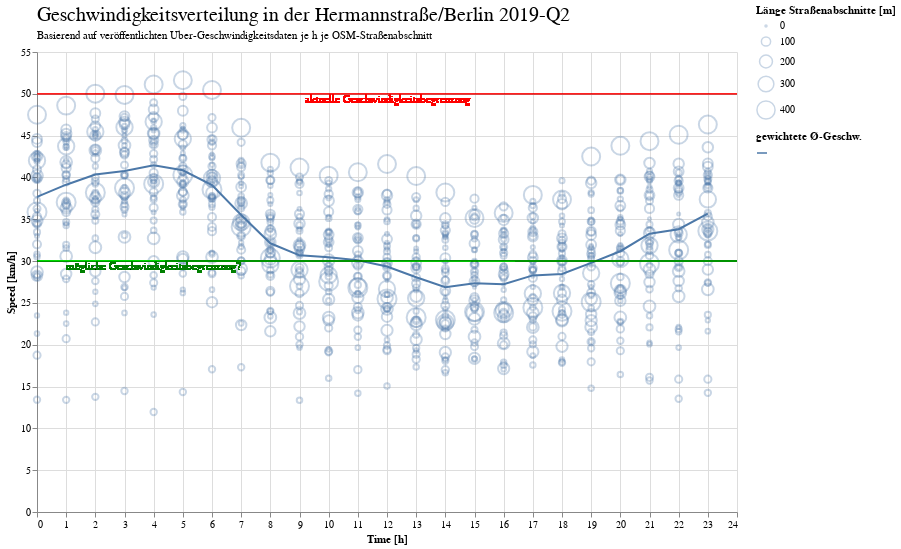

Source (notebook cell):
### Code cell
source=data_merg

## POINTS: Straßenabschnitte je h
chart_point= alt.Chart(source).mark_point(opacity=0.3).encode(
    x=alt.X('hour_of_day', axis=alt.Axis(title='Time [h]')),
    y=alt.Y('speed_kph_mean:Q', axis=alt.Axis(title='Speed [km/h]')),
    size=alt.Size('len',legend=alt.Legend(title="Länge Straßenabschnitte [m]")),
).properties(
     width=700,
    height=460,
    #title='(gewichtete) Geschwindigkeitsverteilung in der Hermannstraße 2019-Q2'
    )


## LIN: gewichtete durchschnittliche Geschwindigkeit je h
source['text9']=''
chart_line= alt.Chart(source).mark_line().encode(
    x='hour_of_day',
    y='weighted_speed_mean:Q',
    color=alt.Color('text9',legend=alt.Legend(title="gewichtete Ø-Geschw."))
)



## style1
source['line_pos_y']=50
source['text1']='aktuelle Geschwindigkeitsbegrenzung'
source['text_pos']=12#source.speed_kph_mean.max()*0.8

rule = alt.Chart(source).mark_rule(color='red', opacity=0.3).encode(
    y='line_pos_y',
    size=alt.value(0.1)
)

text=alt.Chart(source).mark_text(color='red', baseline='top', opacity=0.7).encode(
    y='line_pos_y', #alt.value(50)
    x='text_pos',
    text='text1')


## style2
source['line_pos_y2']=30
source['text2']='mögliche Geschwindigkeitsbegrenzung?'
source['text_pos2']=4#source.speed_kph_mean.max()*0.8

rule2 = alt.Chart(source).mark_rule(color='green', opacity=0.3).encode(
    y='line_pos_y2',
    size=alt.value(0.1)
)

text2=alt.Chart(source).mark_text(color='green', baseline='top', opacity=0.7).encode(
    y='line_pos_y2',
    x='text_pos2',
    text='text2')


chart=chart_point+chart_line + (rule+text)+ (rule2+text2)


# adding Titel and Subtitle
title = alt.Chart(
    {"values": [{"text": "Geschwindigkeitsverteilung in der Hermannstraße/Berlin 2019-Q2"}]}
).mark_text(size=20, align='left').encode(  #,anchor='start' , align='left'
    text="text:N",
    x=alt.value(0)
)


subtitle = alt.Chart(
    {"values": [{"text": 'Basierend auf veröffentlichten Uber-Geschwindigkeitsdaten je h je OSM-Straßenabschnitt'}]}
).mark_text(size=11, align='left').encode(
    text="text:N",
    x=alt.value(0)
    #x=alt.value(100)
   # xOffset=-20
)
  
fullchart_title= alt.vconcat(
    title,
    subtitle,#
    chart
).configure_view(
    stroke=None
).configure_concat(
    spacing=1
)



#export
fullchart_title.save('output/herm/chart_herm.html')
fullchart_title

### Figure 1 — Vega-Lite specification as saved in the notebook (floating-point values rounded to 4 significant figures; data arrays with more than 128 entries replaced by an {"elided": "..."} marker saying what was removed)
{"config": {"view": {"continuousWidth": 400, "continuousHeight": 300, "stroke": null}, "concat": {"spacing": 1}}, "vconcat": [{"data": {"name": "data-eaa756c17a30094dfe2a5a4eaafe7b11"}, "mark": {"type": "text", "align": "left", "size": 20}, "encoding": {"text": {"type": "nominal", "field": "text"}, "x": {"value": 0}}}, {"data": {"name": "data-286ccba39868af78fcf61dbf53863026"}, "mark": {"type": "text", "align": "left", "size": 11}, "encoding": {"text": {"type": "nominal", "field": "text"}, "x": {"value": 0}}}, {"layer": [{"mark": {"type": "point", "opacity": 0.3}, "encoding": {"size": {"type": "quantitative", "field": "len", "legend": {"title": "Länge Straßenabschnitte [m]"}}, "x": {"type": "quantitative", "axis": {"title": "Time [h]"}, "field": "hour_of_day"}, "y": {"type": "quantitative", "axis": {"title": "Speed [km/h]"}, "field": "speed_kph_mean"}}, "height": 460, "width": 700}, {"mark": "line", "encoding": {"color": {"type": "nominal", "field": "text9", "legend": {"title": "gewichtete Ø-Geschw."}}, "x": {"type": "quantitative", "field": "hour_of_day"}, "y": {"type": "quantitative", "field": "weighted_speed_mean"}}}, {"layer": [{"mark": {"type": "rule", "color": "red", "opacity": 0.3}, "encoding": {"size": {"value": 0.1}, "y": {"type": "quantitative", "field": "line_pos_y"}}}, {"mark": {"type": "text", "baseline": "top", "color": "red", "opacity": 0.7}, "encoding": {"text": {"type": "nominal", "field": "text1"}, "x": {"type": "quantitative", "field": "text_pos"}, "y": {"type": "quantitative", "field": "line_pos_y"}}}]}, {"layer": [{"mark": {"type": "rule", "color": "green", "opacity": 0.3}, "encoding": {"size": {"value": 0.1}, "y": {"type": "quantitative", "field": "line_pos_y2"}}}, {"mark": {"type": "text", "baseline": "top", "color": "green", "opacity": 0.7}, "encoding": {"text": {"type": "nominal", "field": "text2"}, "x": {"type": "quantitative", "field": "text_pos2"}, "y": {"type": "quantitative", "field": "line_pos_y2"}}}]}], "data": {"name": "data-70911663c731dffd73813ca47dbdffad"}}], "$schema": "https://vega.github.io/schema/vega-lite/v4.0.0.json", "datasets": {"data-eaa756c17a30094dfe2a5a4eaafe7b11": [{"text": "Geschwindigkeitsverteilung in der Hermannstraße/Berlin 2019-Q2"}], "data-286ccba39868af78fcf61dbf53863026": [{"text": "Basierend auf veröffentlichten Uber-Geschwindigkeitsdaten je h je OSM-Straßenabschnitt"}], "data-70911663c731dffd73813ca47dbdffad": {"elided": "936 records"}}}
